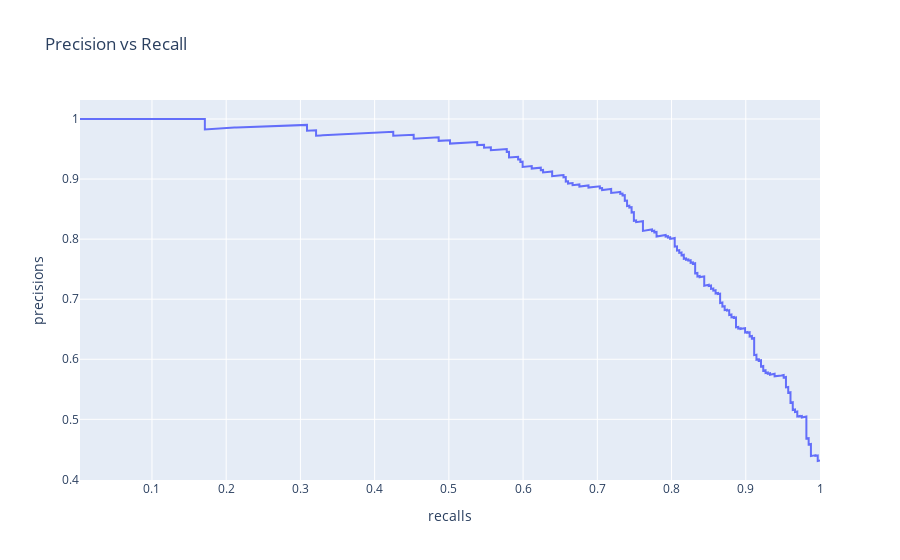

The notebook cell this image was saved under:
### Code cell
fig = px.line(df,x=df["recalls"], y = df["precisions"], title = "Precision vs Recall")
fig.show()

### Figure 1 — Plotly figure (JSON) as saved in the notebook; plotly's stock layout.template omitted (floating-point values rounded to 4 significant figures; data arrays with more than 128 entries replaced by an {"elided": "..."} marker saying what was removed)
{"data": [{"hovertemplate": "recalls=%{x}<br>precisions=%{y}<extra></extra>", "legendgroup": "", "line": {"color": "#636efa", "dash": "solid"}, "mode": "lines", "name": "", "orientation": "v", "showlegend": false, "type": "scatter", "x": {"elided": "739 float values"}, "xaxis": "x", "y": {"elided": "739 float values"}, "yaxis": "y"}], "layout": {"legend": {"tracegroupgap": 0}, "title": {"text": "Precision vs Recall"}, "xaxis": {"anchor": "y", "domain": [0, 1], "title": {"text": "recalls"}}, "yaxis": {"anchor": "x", "domain": [0, 1], "title": {"text": "precisions"}}}}
